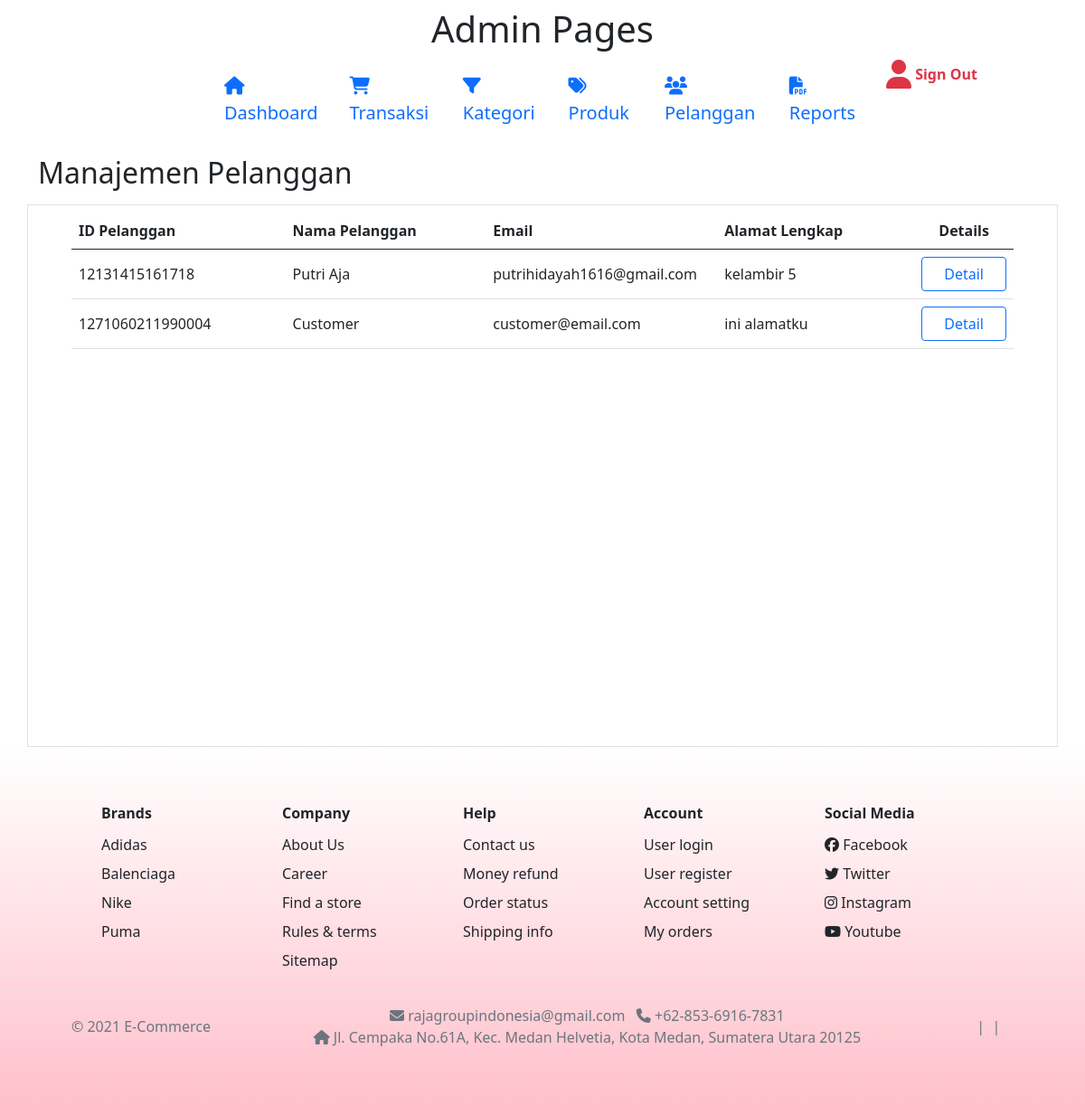
The app's page /admin/pages/pelanggan/pelanggan_pages.php with its own data.
### tables this page shows
CREATE TABLE `tb_pelanggan` (
  `id_pelanggan` varchar(17) NOT NULL,
  `email` varchar(50) NOT NULL,
  `password_akses` varchar(30) NOT NULL,
  `nama_lengkap` varchar(50) NOT NULL,
  `tanggal_lahir` date NOT NULL,
  `alamat_lengkap` varchar(500) NOT NULL,
  `nomor_telepon` varchar(15) NOT NULL,
  `nomor_rekening` varchar(20) NOT NULL,
  `nama_bank` varchar(50) NOT NULL
);

### admin/pages/pelanggan/pelanggan_pages.php (the view, shortened to what this page needs)
<?php include "../../../module/conn.php"; ?>
<!DOCTYPE html>
<html lang="en">
<head>
    <link href="https://cdn.jsdelivr.net/npm/bootstrap@5.0.0-beta3/dist/css/bootstrap.min.css" rel="stylesheet">
	<link rel="stylesheet" href="../../../css/custom_css.css">
</head>
<body>
    <?php include_once "navigasi_pelanggan.php"; ?>
    <div class="container">
        <div class="row">
            <div class="col-12 py-2">
                <h2 class="h2">Manajemen Pelanggan</h2>
            </div>
        </div>
        <div class="row">
            <div class="col-12 px-5 py-2 border overflow-auto" style="height:600px">
                <table class="table table-hover">
                    <thead>
                        <tr>
                            <th scope="col" class="text-start">ID Pelanggan</th>
                            <th scope="col" class="text-start">Nama Pelanggan</th>
                            <th scope="col" class="text-start">Email</th>
                            <th scope="col" class="text-start">Alamat Lengkap</th>
                            <th scope="col" class="text-center">Details</th>
                        </tr>
                    </thead>
                    <tbody>
                    <?php
                        $resultPelanggan = mysqli_query($connection, "SELECT * FROM tb_pelanggan");
                        if(mysqli_num_rows($resultPelanggan) > 0){
                            while($fetchPelanggan = mysqli_fetch_array($resultPelanggan)){
                                $id_pelanggan = $fetchPelanggan['id_pelanggan'];
                                $nama_pelanggan = $fetchPelanggan['nama_lengkap'];
                                $email_pelanggan = $fetchPelanggan['email'];
                                $alamat_pelanggan = $fetchPelanggan['alamat_lengkap'];
                    ?>
                        <tr class="align-middle">
                            <td class="w-25 text-start">
                                <?php echo $id_pelanggan; ?>
                            </td>
                            <td class="w-25 text-start">
                                <?php echo $nama_pelanggan; ?>
                            </td>
                            <td class="w-25 text-start">
                                <?php echo $email_pelanggan; ?>
                            </td>
                            <td class="w-25 text-start">
                                <?php echo $alamat_pelanggan; ?>
                            </td>
                            <td class="text-center">
                                <a href="pelanggan_detail_form.php?id_pelanggan=<?php echo $id_pelanggan; ?>" class="btn btn-outline-primary px-4">Detail</a>
                            </td>
                        </tr>
                    <?php
                            }
                        }
                    ?>
                    </tbody>
                </table>
            </div>
        </div>
    </div>
    <?php include_once "footer_pelanggan.php"; ?>
</body>
</html>

### records on screen
tb_pelanggan: id_pelanggan "12131415161718", nama_lengkap "Putri Aja", email "putrihidayah1616@gmail.com", alamat_lengkap "kelambir 5"
tb_pelanggan: id_pelanggan "1271060211990004", nama_lengkap "Customer", email "customer@email.com", alamat_lengkap "ini alamatku"
